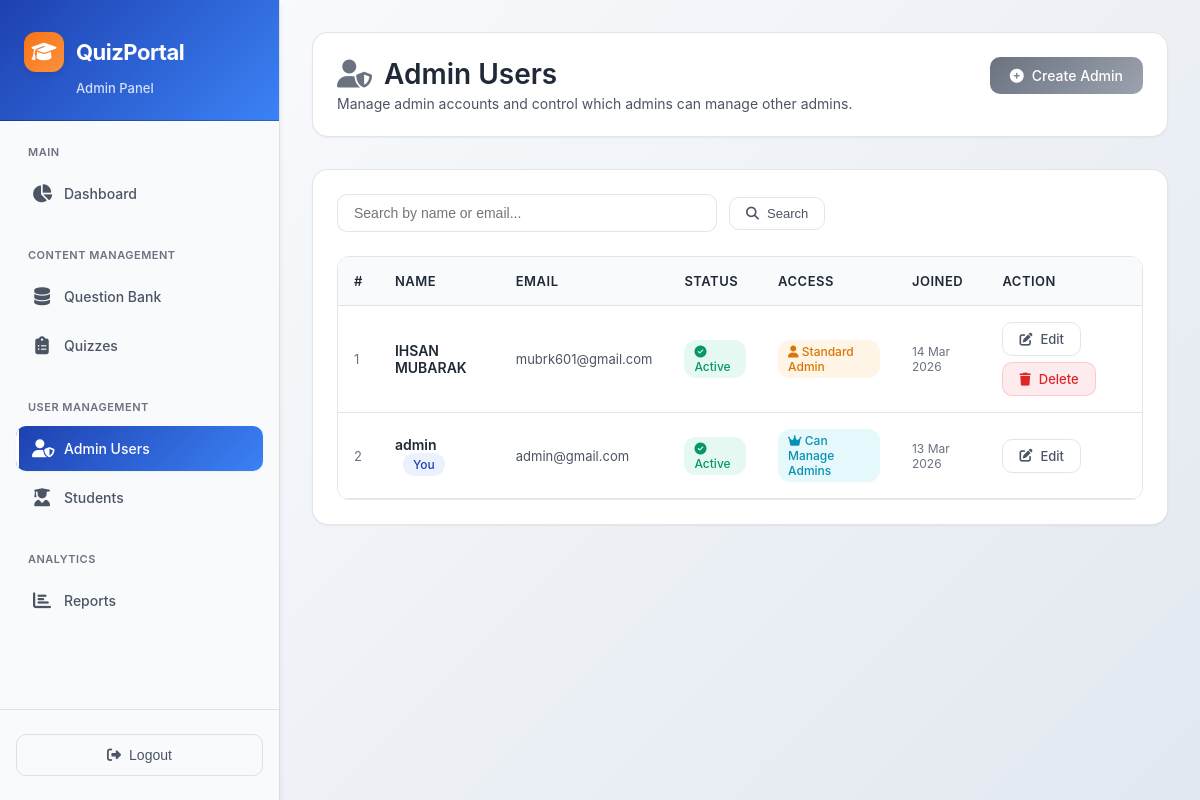
/admin-panel/admin-users/ (signed in), run on the app's committed database.
### users/models.py (models this page shows, shortened)
class CustomUser(AbstractBaseUser, PermissionsMixin):
    email = models.EmailField(unique=True)
    first_name = models.CharField(max_length=150)
    last_name = models.CharField(max_length=150, blank=True)
    is_active = models.BooleanField(default=True)
    is_staff = models.BooleanField(default=False)
    date_joined = models.DateTimeField(default=timezone.now)
    objects = CustomUserManager()
    USERNAME_FIELD = 'email'
    REQUIRED_FIELDS = ['first_name']
    def get_full_name(self):
        return f"{self.first_name} {self.last_name}".strip() or self.email

### video_app/views.py (the view)
# urls.py: path('admin-panel/admin-users/', views.admin_users, name='admin_users'),
@admin_manager_required
def admin_users(request):
    search = request.GET.get('search', '')
    admins = AuthUser.objects.filter(is_staff=True).order_by('first_name', 'email')
    if search:
        admins = admins.filter(
            Q(first_name__icontains=search) |
            Q(last_name__icontains=search) |
            Q(email__icontains=search)
        )
    return render(request, 'admin_panel/admin_users.html', {
        'admin_users': admins,
        'search': search,
    })

### video_app/views.py (called while the page is built)
def admin_manager_required(view_func):
    decorated = user_passes_test(
        lambda u: u.is_active and u.is_staff and u.is_superuser,
        login_url='/admin-login/'
    )(view_func)
    return decorated

### video_app/templates/admin_panel/admin_users.html (shortened to what this page needs)
{% extends "admin_panel/base_admin.html" %}
{% block admin_content %}
<link rel="stylesheet" href="https://cdnjs.cloudflare.com/ajax/libs/font-awesome/6.4.0/css/all.min.css">
<div class="page-header">
    <div>
        <div class="page-title">
            <i class="fas fa-user-shield" style="color: #6B7280;"></i>
            Admin Users
        </div>
        <div class="page-subtitle">Manage admin accounts and control which admins can manage other admins.</div>
    </div>
    <a href="{% url 'video_app:admin_add_user' %}" class="btn btn-primary">
        <i class="fas fa-plus-circle"></i>
        Create Admin
    </a>
</div>
<div class="card">
    <form method="get" class="search-form">
        <input type="text" name="search" value="{{ search }}" placeholder="Search by name or email..."
            class="form-input" style="max-width:380px;">
        <button type="submit" class="btn btn-outline btn-sm">
            <i class="fas fa-search"></i>
            Search
        </button>
    </form>
    {% if admin_users %}
    <div class="table-container">
        <table class="data-table">
            <thead>
                <tr>
                    <th>#</th>
                    <th>Name</th>
                    <th>Email</th>
                    <th>Status</th>
                    <th>Access</th>
                    <th>Joined</th>
                    <th>Action</th>
                </tr>
            </thead>
            <tbody>
                {% for admin_user in admin_users %}
                <tr>
                    <td style="font-size:13px;color:var(--text-muted);">{{ forloop.counter }}</td>
                    <td style="font-weight:600;color:var(--text-primary);">
                        {{ admin_user.get_full_name|default:admin_user.email }}
                        {% if admin_user == request.user %}
                        <span class="badge badge-info" style="margin-left:8px;">You</span>
                        {% endif %}
                    </td>
                    <td style="font-size:13px;color:var(--text-secondary);">{{ admin_user.email }}</td>
                    <td>
                        {% if admin_user.is_active %}
                        <span class="badge badge-success"><i class="fas fa-check-circle"></i> Active</span>
                        {% else %}
                        <span class="badge badge-danger"><i class="fas fa-pause-circle"></i> Inactive</span>
                        {% endif %}
                    </td>
                    <td>
                        {% if admin_user.is_superuser %}
                        <span class="badge badge-admin"><i class="fas fa-crown"></i> Can Manage Admins</span>
                        {% else %}
                        <span class="badge badge-warning"><i class="fas fa-user"></i> Standard Admin</span>
                        {% endif %}
                    </td>
                    <td style="font-size:12px;color:var(--text-muted);">{{ admin_user.date_joined|date:"d M Y" }}</td>
                    <td>
                        <div class="action-buttons">
                            <a href="{% url 'video_app:admin_edit_user' admin_user.id %}" class="btn btn-sm btn-outline">
                                <i class="fas fa-edit"></i>
                                Edit
                            </a>
                            {% if admin_user != request.user %}
                            <a href="{% url 'video_app:admin_delete_user' admin_user.id %}"
                               class="btn btn-sm" style="background:rgba(244, 63, 94, 0.1);color:#DC2626;border:1px solid rgba(244, 63, 94, 0.2);">
                                <i class="fas fa-trash"></i>
                                Delete
                            </a>
                            {% endif %}
                        </div>
                    </td>
                </tr>
                {% endfor %}
            </tbody>
        </table>
    </div>
    {% endif %}
</div>
{% endblock %}

### video_app/templates/base.html (style rules this page uses)
:root { --primary: #4f46e5; --primary-dark: #3730a3; --primary-light: #818cf8; --accent: #06b6d4; --danger: #ef4444; --success: #22c55e; --warning: #f59e0b; --bg: #f1f5f9; --surface: #ffffff; --text: #1e293b; --muted: #64748b; --border: #e2e8f0; --radius: 12px; --shadow: 0 4px 24px rgba(0, 0, 0, .08); }
* { box-sizing: border-box; margin: 0; padding: 0; }
body { font-family: 'Segoe UI', system-ui, sans-serif; background: var(--bg); color: var(--text); min-height: 100vh; }
a { color: inherit; text-decoration: none; }
.btn { display: inline-flex; align-items: center; gap: 6px; padding: 10px 20px; border-radius: 8px; border: none; cursor: pointer; font-size: 14px; font-weight: 600; transition: .2s; }
.btn-primary { background: var(--primary); color: #fff; }
.btn-outline { background: transparent; border: 2px solid var(--primary); color: var(--primary); }
.btn-sm { padding: 6px 14px; font-size: 13px; }
.card { background: var(--surface); border-radius: var(--radius); box-shadow: var(--shadow); padding: 24px; border: 1px solid var(--border); }
.badge { display: inline-block; padding: 3px 10px; border-radius: 20px; font-size: 12px; font-weight: 600; }
.badge-success { background: #dcfce7; color: #166534; }
.badge-warning { background: #fef9c3; color: #92400e; }
.badge-info { background: #e0f2fe; color: #0369a1; }
input, select, textarea { width: 100%; padding: 10px 14px; border: 1.5px solid var(--border); border-radius: 8px; font-size: 14px; background: #fff; color: var(--text); transition: .2s; outline: none; }
table { width: 100%; border-collapse: collapse; }
th, td { padding: 12px 16px; text-align: left; border-bottom: 1px solid var(--border); }
th { font-size: 12px; font-weight: 700; text-transform: uppercase; letter-spacing: .05em; color: var(--muted); background: #f8fafc; }
.page-header { margin-bottom: 28px; }

### video_app/templates/admin_panel/base_admin.html (style rules this page uses)
:root { --primary-dark: #1E40AF; --primary-medium: #3B82F6; --primary-light: #60A5FA; --accent-blue: #3B82F6; --accent-purple: #8B5CF6; --accent-emerald: #10B981; --accent-amber: #F59E0B; --accent-rose: #F43F5E; --text-primary: #1F2937; --text-secondary: #4B5563; --text-muted: #6B7280; --border-light: rgba(0, 0, 0, 0.1); --bg-card: #FFFFFF; --bg-hover: #F9FAFB; --bg-sidebar: #F8FAFC; --shadow-sm: 0 1px 2px 0 rgba(0, 0, 0, 0.05); --shadow-md: 0 4px 6px -1px rgba(0, 0, 0, 0.1); --shadow-lg: 0 10px 15px -3px rgba(0, 0, 0, 0.1); --shadow-xl: 0 20px 25px -5px rgba(0, 0, 0, 0.1); --brand-orange: #F97316; --brand-blue: #1E40AF; --brand-light-orange: #FB923C; }
* { box-sizing: border-box; }
body { background: linear-gradient(135deg, #F8FAFC 0%, #E2E8F0 100%); font-family: -apple-system, BlinkMacSystemFont, 'Segoe UI', Roboto, 'Helvetica Neue', Arial, sans-serif; }

### data on the page
CustomUser: get_full_name "IHSAN MUBARAK", email "mubrk601@gmail.com", is_active True (drawn), is_superuser False (drawn), date_joined "14 Mar 2026", shows "Delete"
CustomUser: get_full_name "admin", shows "You", email "admin@gmail.com", is_active True (drawn), is_superuser True (drawn), date_joined "13 Mar 2026"
